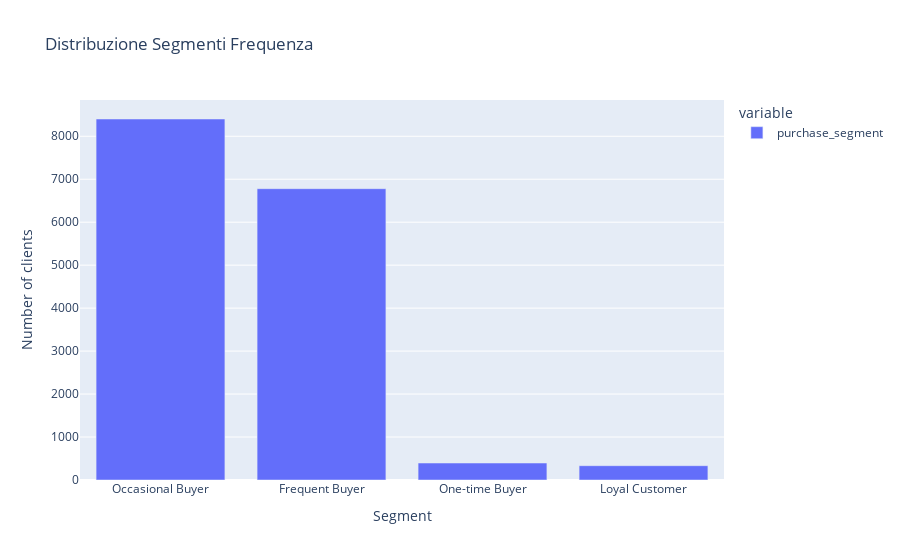

The cell this chart's notebook holds for it:
### Code cell
import plotly.express as px
fig = px.bar(customer_segments['purchase_segment'].value_counts(), title="Distribuzione Segmenti Frequenza")
fig.update_layout(
    xaxis_title="Segment",
    yaxis_title="Number of clients"
)
fig.show()

### Figure 1 — Plotly figure (JSON) as saved in the notebook; plotly's stock layout.template omitted (floating-point values rounded to 4 significant figures)
{"data": [{"alignmentgroup": "True", "hovertemplate": "variable=purchase_segment<br>index=%{x}<br>value=%{y}<extra></extra>", "legendgroup": "purchase_segment", "marker": {"color": "#636efa", "pattern": {"shape": ""}}, "name": "purchase_segment", "offsetgroup": "purchase_segment", "orientation": "v", "showlegend": true, "textposition": "auto", "type": "bar", "x": ["Occasional Buyer", "Frequent Buyer", "One-time Buyer", "Loyal Customer"], "xaxis": "x", "y": [8402, 6780, 395, 333], "yaxis": "y"}], "layout": {"barmode": "relative", "legend": {"title": {"text": "variable"}, "tracegroupgap": 0}, "title": {"text": "Distribuzione Segmenti Frequenza"}, "xaxis": {"anchor": "y", "domain": [0, 1], "title": {"text": "Segment"}}, "yaxis": {"anchor": "x", "domain": [0, 1], "title": {"text": "Number of clients"}}}}
